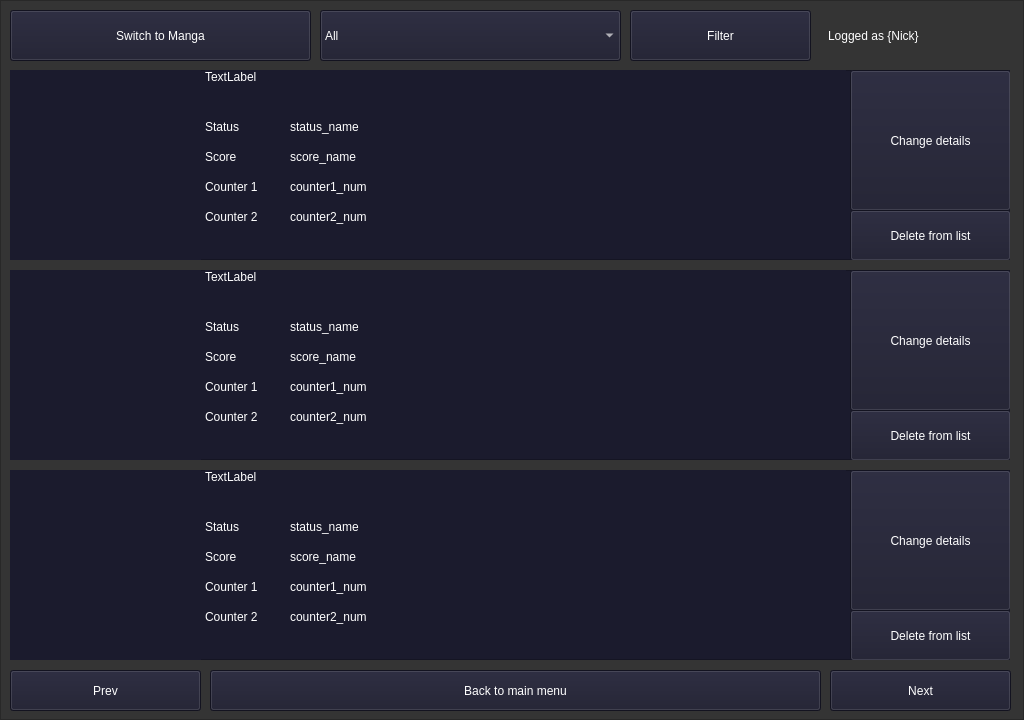
<?xml version="1.0" encoding="UTF-8"?>
<ui version="4.0">
 <class>MainWindow</class>
 <widget class="QMainWindow" name="MainWindow">
  <property name="enabled">
   <bool>true</bool>
  </property>
  <property name="geometry">
   <rect>
    <x>0</x>
    <y>0</y>
    <width>1024</width>
    <height>720</height>
   </rect>
  </property>
  <property name="minimumSize">
   <size>
    <width>830</width>
    <height>0</height>
   </size>
  </property>
  <property name="windowTitle">
   <string>WeebApp</string>
  </property>
  <widget class="QWidget" name="centralwidget">
   <property name="enabled">
    <bool>true</bool>
   </property>
   <widget class="QFrame" name="bg">
    <property name="enabled">
     <bool>true</bool>
    </property>
    <property name="geometry">
     <rect>
      <x>0</x>
      <y>0</y>
      <width>1024</width>
      <height>720</height>
     </rect>
    </property>
    <property name="styleSheet">
     <string notr="true">background-color: rgb(52, 52, 52)</string>
    </property>
    <property name="frameShape">
     <enum>QFrame::StyledPanel</enum>
    </property>
    <property name="frameShadow">
     <enum>QFrame::Raised</enum>
    </property>
    <widget class="QLabel" name="logged_as">
     <property name="geometry">
      <rect>
       <x>828</x>
       <y>10</y>
       <width>181</width>
       <height>51</height>
      </rect>
     </property>
     <property name="styleSheet">
      <string notr="true">color: rgb(255, 255, 255);
font: 63 11pt &quot;Segoe UI Variable Display Semib&quot;;</string>
     </property>
     <property name="text">
      <string>Logged as {Nick}</string>
     </property>
    </widget>
    <widget class="QPushButton" name="next_button">
     <property name="geometry">
      <rect>
       <x>830</x>
       <y>670</y>
       <width>181</width>
       <height>41</height>
      </rect>
     </property>
     <property name="styleSheet">
      <string notr="true">color: rgb(255, 255, 255);
font: 63 11pt &quot;Segoe UI Variable Display Semib&quot;;background-color: rgb(27, 27, 45)</string>
     </property>
     <property name="text">
      <string>Next</string>
     </property>
     <property name="default">
      <bool>false</bool>
     </property>
     <property name="flat">
      <bool>false</bool>
     </property>
    </widget>
    <widget class="QPushButton" name="prevButton">
     <property name="geometry">
      <rect>
       <x>10</x>
       <y>670</y>
       <width>191</width>
       <height>41</height>
      </rect>
     </property>
     <property name="styleSheet">
      <string notr="true">color: rgb(255, 255, 255);
font: 63 11pt &quot;Segoe UI Variable Display Semib&quot;;background-color: rgb(27, 27, 45)</string>
     </property>
     <property name="text">
      <string>Prev</string>
     </property>
     <property name="default">
      <bool>false</bool>
     </property>
     <property name="flat">
      <bool>false</bool>
     </property>
    </widget>
    <widget class="QFrame" name="third_item_bg">
     <property name="enabled">
      <bool>true</bool>
     </property>
     <property name="geometry">
      <rect>
       <x>10</x>
       <y>470</y>
       <width>1000</width>
       <height>190</height>
      </rect>
     </property>
     <property name="styleSheet">
      <string notr="true">background-color: rgb(27, 27, 45)</string>
     </property>
     <property name="frameShape">
      <enum>QFrame::StyledPanel</enum>
     </property>
     <property name="frameShadow">
      <enum>QFrame::Raised</enum>
     </property>
     <widget class="QLabel" name="third_item_title">
      <property name="geometry">
       <rect>
        <x>195</x>
        <y>0</y>
        <width>641</width>
        <height>50</height>
       </rect>
      </property>
      <property name="styleSheet">
       <string notr="true">color: rgb(255, 255, 255);
font: 63 11pt &quot;Segoe UI Variable Display Semib&quot;;</string>
      </property>
      <property name="text">
       <string>TextLabel</string>
      </property>
      <property name="alignment">
       <set>Qt::AlignLeading|Qt::AlignLeft|Qt::AlignTop</set>
      </property>
      <property name="margin">
       <number>10</number>
      </property>
     </widget>
     <widget class="QLabel" name="third_item_status">
      <property name="geometry">
       <rect>
        <x>195</x>
        <y>50</y>
        <width>90</width>
        <height>40</height>
       </rect>
      </property>
      <property name="styleSheet">
       <string notr="true">color: rgb(255, 255, 255);
font: 63 11pt &quot;Segoe UI Variable Display Semib&quot;;</string>
      </property>
      <property name="text">
       <string>Status</string>
      </property>
      <property name="alignment">
       <set>Qt::AlignLeading|Qt::AlignLeft|Qt::AlignTop</set>
      </property>
      <property name="margin">
       <number>10</number>
      </property>
     </widget>
     <widget class="QLabel" name="third_item_img">
      <property name="enabled">
       <bool>true</bool>
      </property>
      <property name="geometry">
       <rect>
        <x>0</x>
        <y>0</y>
        <width>191</width>
        <height>191</height>
       </rect>
      </property>
      <property name="text">
       <string/>
      </property>
      <property name="pixmap">
       <pixmap>../models/1.jpg</pixmap>
      </property>
      <property name="scaledContents">
       <bool>true</bool>
      </property>
      <property name="wordWrap">
       <bool>false</bool>
      </property>
      <property name="indent">
       <number>-1</number>
      </property>
      <property name="openExternalLinks">
       <bool>false</bool>
      </property>
     </widget>
     <widget class="QLabel" name="third_item_score">
      <property name="geometry">
       <rect>
        <x>195</x>
        <y>80</y>
        <width>90</width>
        <height>40</height>
       </rect>
      </property>
      <property name="styleSheet">
       <string notr="true">color: rgb(255, 255, 255);
font: 63 11pt &quot;Segoe UI Variable Display Semib&quot;;</string>
      </property>
      <property name="text">
       <string>Score</string>
      </property>
      <property name="alignment">
       <set>Qt::AlignLeading|Qt::AlignLeft|Qt::AlignTop</set>
      </property>
      <property name="margin">
       <number>10</number>
      </property>
     </widget>
     <widget class="QLabel" name="third_item_counter1">
      <property name="geometry">
       <rect>
        <x>195</x>
        <y>110</y>
        <width>90</width>
        <height>40</height>
       </rect>
      </property>
      <property name="styleSheet">
       <string notr="true">color: rgb(255, 255, 255);
font: 63 11pt &quot;Segoe UI Variable Display Semib&quot;;</string>
      </property>
      <property name="text">
       <string>Counter 1</string>
      </property>
      <property name="alignment">
       <set>Qt::AlignLeading|Qt::AlignLeft|Qt::AlignTop</set>
      </property>
      <property name="margin">
       <number>10</number>
      </property>
     </widget>
     <widget class="QLabel" name="third_item_counter2">
      <property name="geometry">
       <rect>
        <x>195</x>
        <y>140</y>
        <width>90</width>
        <height>40</height>
       </rect>
      </property>
      <property name="styleSheet">
       <string notr="true">color: rgb(255, 255, 255);
font: 63 11pt &quot;Segoe UI Variable Display Semib&quot;;</string>
      </property>
      <property name="text">
       <string>Counter 2</string>
      </property>
      <property name="alignment">
       <set>Qt::AlignLeading|Qt::AlignLeft|Qt::AlignTop</set>
      </property>
      <property name="margin">
       <number>10</number>
      </property>
     </widget>
     <widget class="QLabel" name="third_item_status_value">
      <property name="geometry">
       <rect>
        <x>280</x>
        <y>50</y>
        <width>161</width>
        <height>40</height>
       </rect>
      </property>
      <property name="styleSheet">
       <string notr="true">color: rgb(255, 255, 255);
font: 63 11pt &quot;Segoe UI Variable Display Semib&quot;;</string>
      </property>
      <property name="text">
       <string>status_name</string>
      </property>
      <property name="alignment">
       <set>Qt::AlignLeading|Qt::AlignLeft|Qt::AlignTop</set>
      </property>
      <property name="margin">
       <number>10</number>
      </property>
     </widget>
     <widget class="QLabel" name="third_item_score_value">
      <property name="geometry">
       <rect>
        <x>280</x>
        <y>80</y>
        <width>161</width>
        <height>40</height>
       </rect>
      </property>
      <property name="styleSheet">
       <string notr="true">color: rgb(255, 255, 255);
font: 63 11pt &quot;Segoe UI Variable Display Semib&quot;;</string>
      </property>
      <property name="text">
       <string>score_name</string>
      </property>
      <property name="alignment">
       <set>Qt::AlignLeading|Qt::AlignLeft|Qt::AlignTop</set>
      </property>
      <property name="margin">
       <number>10</number>
      </property>
     </widget>
     <widget class="QLabel" name="third_item_counter1_value">
      <property name="geometry">
       <rect>
        <x>280</x>
        <y>110</y>
        <width>161</width>
        <height>40</height>
       </rect>
      </property>
      <property name="styleSheet">
       <string notr="true">color: rgb(255, 255, 255);
font: 63 11pt &quot;Segoe UI Variable Display Semib&quot;;</string>
      </property>
      <property name="text">
       <string>counter1_num</string>
      </property>
      <property name="alignment">
       <set>Qt::AlignLeading|Qt::AlignLeft|Qt::AlignTop</set>
      </property>
      <property name="margin">
       <number>10</number>
      </property>
     </widget>
     <widget class="QLabel" name="third_item_counter2_value">
      <property name="geometry">
       <rect>
        <x>280</x>
        <y>140</y>
        <width>161</width>
        <height>40</height>
       </rect>
      </property>
      <property name="styleSheet">
       <string notr="true">color: rgb(255, 255, 255);
font: 63 11pt &quot;Segoe UI Variable Display Semib&quot;;</string>
      </property>
      <property name="text">
       <string>counter2_num</string>
      </property>
      <property name="alignment">
       <set>Qt::AlignLeading|Qt::AlignLeft|Qt::AlignTop</set>
      </property>
      <property name="margin">
       <number>10</number>
      </property>
     </widget>
     <widget class="QPushButton" name="third_item_button">
      <property name="geometry">
       <rect>
        <x>0</x>
        <y>0</y>
        <width>841</width>
        <height>191</height>
       </rect>
      </property>
      <property name="styleSheet">
       <string notr="true">background-color: 0 0 0 0; border: 0;</string>
      </property>
      <property name="text">
       <string/>
      </property>
     </widget>
     <widget class="QPushButton" name="third_item_delete_button">
      <property name="geometry">
       <rect>
        <x>840</x>
        <y>140</y>
        <width>161</width>
        <height>51</height>
       </rect>
      </property>
      <property name="styleSheet">
       <string notr="true">color: rgb(255, 255, 255);
font: 63 11pt &quot;Segoe UI Variable Display Semib&quot;;</string>
      </property>
      <property name="text">
       <string>Delete from list</string>
      </property>
     </widget>
     <widget class="QPushButton" name="third_item_change_button">
      <property name="geometry">
       <rect>
        <x>840</x>
        <y>0</y>
        <width>161</width>
        <height>141</height>
       </rect>
      </property>
      <property name="styleSheet">
       <string notr="true">color: rgb(255, 255, 255);
font: 63 11pt &quot;Segoe UI Variable Display Semib&quot;;</string>
      </property>
      <property name="text">
       <string>Change details</string>
      </property>
     </widget>
     <zorder>third_item_title</zorder>
     <zorder>third_item_status</zorder>
     <zorder>third_item_img</zorder>
     <zorder>third_item_score</zorder>
     <zorder>third_item_counter1</zorder>
     <zorder>third_item_counter2</zorder>
     <zorder>third_item_status_value</zorder>
     <zorder>third_item_score_value</zorder>
     <zorder>third_item_counter1_value</zorder>
     <zorder>third_item_counter2_value</zorder>
     <zorder>third_item_button</zorder>
     <zorder>third_item_change_button</zorder>
     <zorder>third_item_delete_button</zorder>
    </widget>
    <widget class="QPushButton" name="switch_mode">
     <property name="geometry">
      <rect>
       <x>10</x>
       <y>10</y>
       <width>301</width>
       <height>51</height>
      </rect>
     </property>
     <property name="styleSheet">
      <string notr="true">color: rgb(255, 255, 255);
font: 63 11pt &quot;Segoe UI Variable Display Semib&quot;;background-color: rgb(27, 27, 45)</string>
     </property>
     <property name="text">
      <string>Switch to Manga</string>
     </property>
     <property name="default">
      <bool>false</bool>
     </property>
     <property name="flat">
      <bool>false</bool>
     </property>
    </widget>
    <widget class="QComboBox" name="filter_box">
     <property name="geometry">
      <rect>
       <x>320</x>
       <y>10</y>
       <width>301</width>
       <height>51</height>
      </rect>
     </property>
     <property name="styleSheet">
      <string notr="true">color: rgb(255, 255, 255);
font: 63 11pt &quot;Segoe UI Variable Display Semib&quot;;background-color: rgb(27, 27, 45)</string>
     </property>
     <item>
      <property name="text">
       <string>All</string>
      </property>
     </item>
     <item>
      <property name="text">
       <string>Completed</string>
      </property>
     </item>
     <item>
      <property name="text">
       <string>Plan to watch</string>
      </property>
     </item>
     <item>
      <property name="text">
       <string>Dropped</string>
      </property>
     </item>
    </widget>
    <widget class="QPushButton" name="filter_btn">
     <property name="geometry">
      <rect>
       <x>630</x>
       <y>10</y>
       <width>181</width>
       <height>51</height>
      </rect>
     </property>
     <property name="styleSheet">
      <string notr="true">color: rgb(255, 255, 255);
font: 63 11pt &quot;Segoe UI Variable Display Semib&quot;;background-color: rgb(27, 27, 45)</string>
     </property>
     <property name="text">
      <string>Filter</string>
     </property>
     <property name="default">
      <bool>false</bool>
     </property>
     <property name="flat">
      <bool>false</bool>
     </property>
    </widget>
    <widget class="QPushButton" name="back_btn">
     <property name="geometry">
      <rect>
       <x>210</x>
       <y>670</y>
       <width>611</width>
       <height>41</height>
      </rect>
     </property>
     <property name="styleSheet">
      <string notr="true">color: rgb(255, 255, 255);
font: 63 11pt &quot;Segoe UI Variable Display Semib&quot;;background-color: rgb(27, 27, 45)</string>
     </property>
     <property name="text">
      <string>Back to main menu</string>
     </property>
     <property name="default">
      <bool>false</bool>
     </property>
     <property name="flat">
      <bool>false</bool>
     </property>
    </widget>
    <widget class="QFrame" name="first_item_bg">
     <property name="enabled">
      <bool>true</bool>
     </property>
     <property name="geometry">
      <rect>
       <x>10</x>
       <y>70</y>
       <width>1000</width>
       <height>190</height>
      </rect>
     </property>
     <property name="styleSheet">
      <string notr="true">background-color: rgb(27, 27, 45)</string>
     </property>
     <property name="frameShape">
      <enum>QFrame::StyledPanel</enum>
     </property>
     <property name="frameShadow">
      <enum>QFrame::Raised</enum>
     </property>
     <widget class="QLabel" name="first_item_title">
      <property name="geometry">
       <rect>
        <x>195</x>
        <y>0</y>
        <width>641</width>
        <height>50</height>
       </rect>
      </property>
      <property name="styleSheet">
       <string notr="true">color: rgb(255, 255, 255);
font: 63 11pt &quot;Segoe UI Variable Display Semib&quot;;</string>
      </property>
      <property name="text">
       <string>TextLabel</string>
      </property>
      <property name="alignment">
       <set>Qt::AlignLeading|Qt::AlignLeft|Qt::AlignTop</set>
      </property>
      <property name="margin">
       <number>10</number>
      </property>
     </widget>
     <widget class="QLabel" name="first_item_status">
      <property name="geometry">
       <rect>
        <x>195</x>
        <y>50</y>
        <width>90</width>
        <height>40</height>
       </rect>
      </property>
      <property name="styleSheet">
       <string notr="true">color: rgb(255, 255, 255);
font: 63 11pt &quot;Segoe UI Variable Display Semib&quot;;</string>
      </property>
      <property name="text">
       <string>Status</string>
      </property>
      <property name="alignment">
       <set>Qt::AlignLeading|Qt::AlignLeft|Qt::AlignTop</set>
      </property>
      <property name="margin">
       <number>10</number>
      </property>
     </widget>
     <widget class="QLabel" name="first_item_img">
      <property name="enabled">
       <bool>true</bool>
      </property>
      <property name="geometry">
       <rect>
        <x>0</x>
        <y>0</y>
        <width>191</width>
        <height>191</height>
       </rect>
      </property>
      <property name="text">
       <string/>
      </property>
      <property name="pixmap">
       <pixmap>../models/1.jpg</pixmap>
      </property>
      <property name="scaledContents">
       <bool>true</bool>
      </property>
      <property name="wordWrap">
       <bool>false</bool>
      </property>
      <property name="indent">
       <number>-1</number>
      </property>
      <property name="openExternalLinks">
       <bool>false</bool>
      </property>
     </widget>
     <widget class="QLabel" name="first_item_score">
      <property name="geometry">
       <rect>
        <x>195</x>
        <y>80</y>
        <width>90</width>
        <height>40</height>
       </rect>
      </property>
      <property name="styleSheet">
       <string notr="true">color: rgb(255, 255, 255);
font: 63 11pt &quot;Segoe UI Variable Display Semib&quot;;</string>
      </property>
      <property name="text">
       <string>Score</string>
      </property>
      <property name="alignment">
       <set>Qt::AlignLeading|Qt::AlignLeft|Qt::AlignTop</set>
      </property>
      <property name="margin">
       <number>10</number>
      </property>
     </widget>
     <widget class="QLabel" name="first_item_counter1">
      <property name="geometry">
       <rect>
        <x>195</x>
        <y>110</y>
        <width>90</width>
        <height>40</height>
       </rect>
      </property>
      <property name="styleSheet">
       <string notr="true">color: rgb(255, 255, 255);
font: 63 11pt &quot;Segoe UI Variable Display Semib&quot;;</string>
      </property>
      <property name="text">
       <string>Counter 1</string>
      </property>
      <property name="alignment">
       <set>Qt::AlignLeading|Qt::AlignLeft|Qt::AlignTop</set>
      </property>
      <property name="margin">
       <number>10</number>
      </property>
     </widget>
     <widget class="QLabel" name="first_item_counter2">
      <property name="geometry">
       <rect>
        <x>195</x>
        <y>140</y>
        <width>90</width>
        <height>40</height>
       </rect>
      </property>
      <property name="styleSheet">
       <string notr="true">color: rgb(255, 255, 255);
font: 63 11pt &quot;Segoe UI Variable Display Semib&quot;;</string>
      </property>
      <property name="text">
       <string>Counter 2</string>
      </property>
      <property name="alignment">
       <set>Qt::AlignLeading|Qt::AlignLeft|Qt::AlignTop</set>
      </property>
      <property name="margin">
       <number>10</number>
      </property>
     </widget>
     <widget class="QLabel" name="first_item_status_value">
      <property name="geometry">
       <rect>
        <x>280</x>
        <y>50</y>
        <width>161</width>
        <height>40</height>
       </rect>
      </property>
      <property name="styleSheet">
       <string notr="true">color: rgb(255, 255, 255);
font: 63 11pt &quot;Segoe UI Variable Display Semib&quot;;</string>
      </property>
      <property name="text">
       <string>status_name</string>
      </property>
      <property name="alignment">
       <set>Qt::AlignLeading|Qt::AlignLeft|Qt::AlignTop</set>
      </property>
      <property name="margin">
       <number>10</number>
      </property>
     </widget>
     <widget class="QLabel" name="first_item_score_value">
      <property name="geometry">
       <rect>
        <x>280</x>
        <y>80</y>
        <width>161</width>
        <height>40</height>
       </rect>
      </property>
      <property name="styleSheet">
       <string notr="true">color: rgb(255, 255, 255);
font: 63 11pt &quot;Segoe UI Variable Display Semib&quot;;</string>
      </property>
      <property name="text">
       <string>score_name</string>
      </property>
      <property name="alignment">
       <set>Qt::AlignLeading|Qt::AlignLeft|Qt::AlignTop</set>
      </property>
      <property name="margin">
       <number>10</number>
      </property>
     </widget>
     <widget class="QLabel" name="first_item_counter1_value">
      <property name="geometry">
       <rect>
        <x>280</x>
        <y>110</y>
        <width>161</width>
        <height>40</height>
       </rect>
      </property>
      <property name="styleSheet">
       <string notr="true">color: rgb(255, 255, 255);
font: 63 11pt &quot;Segoe UI Variable Display Semib&quot;;</string>
      </property>
      <property name="text">
       <string>counter1_num</string>
      </property>
      <property name="alignment">
       <set>Qt::AlignLeading|Qt::AlignLeft|Qt::AlignTop</set>
      </property>
      <property name="margin">
       <number>10</number>
      </property>
     </widget>
     <widget class="QLabel" name="first_item_counter2_value">
      <property name="geometry">
       <rect>
        <x>280</x>
        <y>140</y>
        <width>161</width>
        <height>40</height>
       </rect>
      </property>
      <property name="styleSheet">
       <string notr="true">color: rgb(255, 255, 255);
font: 63 11pt &quot;Segoe UI Variable Display Semib&quot;;</string>
      </property>
      <property name="text">
       <string>counter2_num</string>
      </property>
      <property name="alignment">
       <set>Qt::AlignLeading|Qt::AlignLeft|Qt::AlignTop</set>
      </property>
      <property name="margin">
       <number>10</number>
      </property>
     </widget>
     <widget class="QPushButton" name="first_item_button">
      <property name="geometry">
       <rect>
        <x>0</x>
        <y>0</y>
        <width>841</width>
        <height>191</height>
       </rect>
      </property>
      <property name="styleSheet">
       <string notr="true">background-color: 0 0 0 0; border: 0;</string>
      </property>
      <property name="text">
       <string/>
      </property>
     </widget>
     <widget class="QPushButton" name="first_item_delete_button">
      <property name="geometry">
       <rect>
        <x>840</x>
        <y>140</y>
        <width>161</width>
        <height>51</height>
       </rect>
      </property>
      <property name="styleSheet">
       <string notr="true">color: rgb(255, 255, 255);
font: 63 11pt &quot;Segoe UI Variable Display Semib&quot;;</string>
      </property>
      <property name="text">
       <string>Delete from list</string>
      </property>
     </widget>
     <widget class="QPushButton" name="first_item_change_button">
      <property name="geometry">
       <rect>
        <x>840</x>
        <y>0</y>
        <width>161</width>
        <height>141</height>
       </rect>
      </property>
      <property name="styleSheet">
       <string notr="true">color: rgb(255, 255, 255);
font: 63 11pt &quot;Segoe UI Variable Display Semib&quot;;</string>
      </property>
      <property name="text">
       <string>Change details</string>
      </property>
     </widget>
     <zorder>first_item_title</zorder>
     <zorder>first_item_status</zorder>
     <zorder>first_item_img</zorder>
     <zorder>first_item_score</zorder>
     <zorder>first_item_counter1</zorder>
     <zorder>first_item_counter2</zorder>
     <zorder>first_item_status_value</zorder>
     <zorder>first_item_score_value</zorder>
     <zorder>first_item_counter1_value</zorder>
     <zorder>first_item_counter2_value</zorder>
     <zorder>first_item_button</zorder>
     <zorder>first_item_change_button</zorder>
     <zorder>first_item_delete_button</zorder>
    </widget>
    <widget class="QFrame" name="second_item_bg">
     <property name="enabled">
      <bool>true</bool>
     </property>
     <property name="geometry">
      <rect>
       <x>10</x>
       <y>270</y>
       <width>1000</width>
       <height>190</height>
      </rect>
     </property>
     <property name="styleSheet">
      <string notr="true">background-color: rgb(27, 27, 45)</string>
     </property>
     <property name="frameShape">
      <enum>QFrame::StyledPanel</enum>
     </property>
     <property name="frameShadow">
      <enum>QFrame::Raised</enum>
     </property>
     <widget class="QLabel" name="second_item_title">
      <property name="geometry">
       <rect>
        <x>195</x>
        <y>0</y>
        <width>641</width>
        <height>50</height>
       </rect>
      </property>
      <property name="styleSheet">
       <string notr="true">color: rgb(255, 255, 255);
font: 63 11pt &quot;Segoe UI Variable Display Semib&quot;;</string>
      </property>
      <property name="text">
       <string>TextLabel</string>
      </property>
      <property name="alignment">
       <set>Qt::AlignLeading|Qt::AlignLeft|Qt::AlignTop</set>
      </property>
      <property name="margin">
       <number>10</number>
      </property>
     </widget>
     <widget class="QLabel" name="second_item_status">
      <property name="geometry">
       <rect>
        <x>195</x>
        <y>50</y>
        <width>90</width>
        <height>40</height>
       </rect>
      </property>
      <property name="styleSheet">
       <string notr="true">color: rgb(255, 255, 255);
font: 63 11pt &quot;Segoe UI Variable Display Semib&quot;;</string>
      </property>
      <property name="text">
       <string>Status</string>
      </property>
      <property name="alignment">
       <set>Qt::AlignLeading|Qt::AlignLeft|Qt::AlignTop</set>
      </property>
      <property name="margin">
       <number>10</number>
      </property>
     </widget>
     <widget class="QLabel" name="second_item_img">
      <property name="enabled">
       <bool>true</bool>
      </property>
      <property name="geometry">
       <rect>
        <x>0</x>
        <y>0</y>
        <width>191</width>
        <height>191</height>
       </rect>
      </property>
      <property name="text">
       <string/>
      </property>
      <property name="pixmap">
       <pixmap>../models/1.jpg</pixmap>
      </property>
      <property name="scaledContents">
       <bool>true</bool>
      </property>
      <property name="wordWrap">
       <bool>false</bool>
      </property>
      <property name="indent">
       <number>-1</number>
      </property>
      <property name="openExternalLinks">
       <bool>false</bool>
      </property>
     </widget>
     <widget class="QLabel" name="second_item_score">
      <property name="geometry">
       <rect>
        <x>195</x>
        <y>80</y>
        <width>90</width>
        <height>40</height>
       </rect>
      </property>
      <property name="styleSheet">
       <string notr="true">color: rgb(255, 255, 255);
font: 63 11pt &quot;Segoe UI Variable Display Semib&quot;;</string>
      </property>
      <property name="text">
       <string>Score</string>
      </property>
      <property name="alignment">
       <set>Qt::AlignLeading|Qt::AlignLeft|Qt::AlignTop</set>
      </property>
      <property name="margin">
       <number>10</number>
      </property>
     </widget>
     <widget class="QLabel" name="second_item_counter1">
      <property name="geometry">
       <rect>
        <x>195</x>
        <y>110</y>
        <width>90</width>
        <height>40</height>
       </rect>
      </property>
      <property name="styleSheet">
       <string notr="true">color: rgb(255, 255, 255);
font: 63 11pt &quot;Segoe UI Variable Display Semib&quot;;</string>
      </property>
      <property name="text">
       <string>Counter 1</string>
      </property>
      <property name="alignment">
       <set>Qt::AlignLeading|Qt::AlignLeft|Qt::AlignTop</set>
      </property>
      <property name="margin">
       <number>10</number>
      </property>
     </widget>
     <widget class="QLabel" name="second_item_counter2">
      <property name="geometry">
       <rect>
        <x>195</x>
        <y>140</y>
        <width>90</width>
        <height>40</height>
       </rect>
      </property>
      <property name="styleSheet">
       <string notr="true">color: rgb(255, 255, 255);
font: 63 11pt &quot;Segoe UI Variable Display Semib&quot;;</string>
      </property>
      <property name="text">
       <string>Counter 2</string>
      </property>
      <property name="alignment">
       <set>Qt::AlignLeading|Qt::AlignLeft|Qt::AlignTop</set>
      </property>
      <property name="margin">
       <number>10</number>
      </property>
     </widget>
     <widget class="QLabel" name="second_item_status_value">
      <property name="geometry">
       <rect>
        <x>280</x>
        <y>50</y>
        <width>161</width>
        <height>40</height>
       </rect>
      </property>
      <property name="styleSheet">
       <string notr="true">color: rgb(255, 255, 255);
font: 63 11pt &quot;Segoe UI Variable Display Semib&quot;;</string>
      </property>
      <property name="text">
       <string>status_name</string>
      </property>
      <property name="alignment">
       <set>Qt::AlignLeading|Qt::AlignLeft|Qt::AlignTop</set>
      </property>
      <property name="margin">
       <number>10</number>
      </property>
     </widget>
     <widget class="QLabel" name="second_item_score_value">
      <property name="geometry">
       <rect>
        <x>280</x>
        <y>80</y>
        <width>161</width>
        <height>40</height>
       </rect>
      </property>
      <property name="styleSheet">
       <string notr="true">color: rgb(255, 255, 255);
font: 63 11pt &quot;Segoe UI Variable Display Semib&quot;;</string>
      </property>
      <property name="text">
       <string>score_name</string>
      </property>
      <property name="alignment">
       <set>Qt::AlignLeading|Qt::AlignLeft|Qt::AlignTop</set>
      </property>
      <property name="margin">
       <number>10</number>
      </property>
     </widget>
     <widget class="QLabel" name="second_item_counter1_value">
      <property name="geometry">
       <rect>
        <x>280</x>
        <y>110</y>
        <width>161</width>
        <height>40</height>
       </rect>
      </property>
      <property name="styleSheet">
       <string notr="true">color: rgb(255, 255, 255);
font: 63 11pt &quot;Segoe UI Variable Display Semib&quot;;</string>
      </property>
      <property name="text">
       <string>counter1_num</string>
      </property>
      <property name="alignment">
       <set>Qt::AlignLeading|Qt::AlignLeft|Qt::AlignTop</set>
      </property>
      <property name="margin">
       <number>10</number>
      </property>
     </widget>
     <widget class="QLabel" name="second_item_counter2_value">
      <property name="geometry">
       <rect>
        <x>280</x>
        <y>140</y>
        <width>161</width>
        <height>40</height>
       </rect>
      </property>
      <property name="styleSheet">
       <string notr="true">color: rgb(255, 255, 255);
font: 63 11pt &quot;Segoe UI Variable Display Semib&quot;;</string>
      </property>
      <property name="text">
       <string>counter2_num</string>
      </property>
      <property name="alignment">
       <set>Qt::AlignLeading|Qt::AlignLeft|Qt::AlignTop</set>
      </property>
      <property name="margin">
       <number>10</number>
      </property>
     </widget>
     <widget class="QPushButton" name="second_item_button">
      <property name="geometry">
       <rect>
        <x>0</x>
        <y>0</y>
        <width>841</width>
        <height>191</height>
       </rect>
      </property>
      <property name="styleSheet">
       <string notr="true">background-color: 0 0 0 0; border: 0;</string>
      </property>
      <property name="text">
       <string/>
      </property>
     </widget>
     <widget class="QPushButton" name="second_item_change_button">
      <property name="geometry">
       <rect>
        <x>840</x>
        <y>0</y>
        <width>161</width>
        <height>141</height>
       </rect>
      </property>
      <property name="styleSheet">
       <string notr="true">color: rgb(255, 255, 255);
font: 63 11pt &quot;Segoe UI Variable Display Semib&quot;;</string>
      </property>
      <property name="text">
       <string>Change details</string>
      </property>
     </widget>
     <widget class="QPushButton" name="second_item_delete_button">
      <property name="geometry">
       <rect>
        <x>840</x>
        <y>140</y>
        <width>161</width>
        <height>51</height>
       </rect>
      </property>
      <property name="styleSheet">
       <string notr="true">color: rgb(255, 255, 255);
font: 63 11pt &quot;Segoe UI Variable Display Semib&quot;;</string>
      </property>
      <property name="text">
       <string>Delete from list</string>
      </property>
     </widget>
    </widget>
   </widget>
  </widget>
 </widget>
 <resources/>
 <connections/>
</ui>
